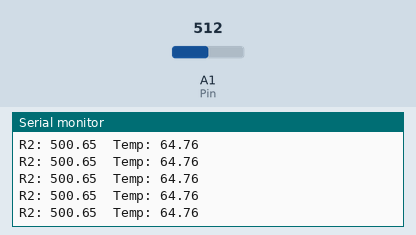
Bench run of a program on a simulated Arduino Mega 2560, built with avr-gcc and run on an emulated ATmega2560. Parts: the last lines printed to the serial monitor. The inputs (shaded band) are chosen by the test bench; at power-on: A1 (Pin) = 512.

Above: at 1.2 s.
1.3 s: A1 (Pin) set to 0
At 1.32 s:
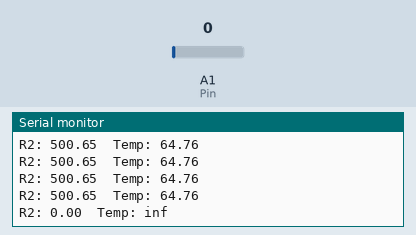
3.2 s: A1 (Pin) set to 122
At 3.24 s:
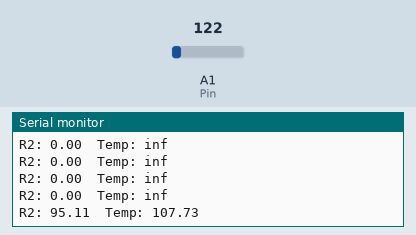

Measured:
- after the input at 1.3 s, the serial monitor: prints a new line at once (image 1)
- after the input at 3.2 s, the serial monitor: prints a new line at once (image 2)

The program:

main.cpp
```cpp
#include <Arduino.h>

int Pin = A1;
int sensorValue = 0;
float calculTemp();
void setup()
{
  pinMode(Pin, INPUT);
  Serial.begin(9600);
}

void loop()
{
  //Serial.println(12);
  calculTemp();
}

float calculTemp()
{
  sensorValue = analogRead(Pin);
  float tensionArduino = (sensorValue * 5.0)/1023.0;


  float diviseurTension = tensionArduino/2.0;

  float R2 = ((diviseurTension/5.0)*1500.0)/(1.0-diviseurTension/5.0);
Serial.print("R2: ");
Serial.print(R2);

 float temp = 0.0;


temp =  -25.87*log(R2)+225.57;
Serial.print("\tTemp: ");
Serial.println(temp);
delay(100);
return temp;


}
```
